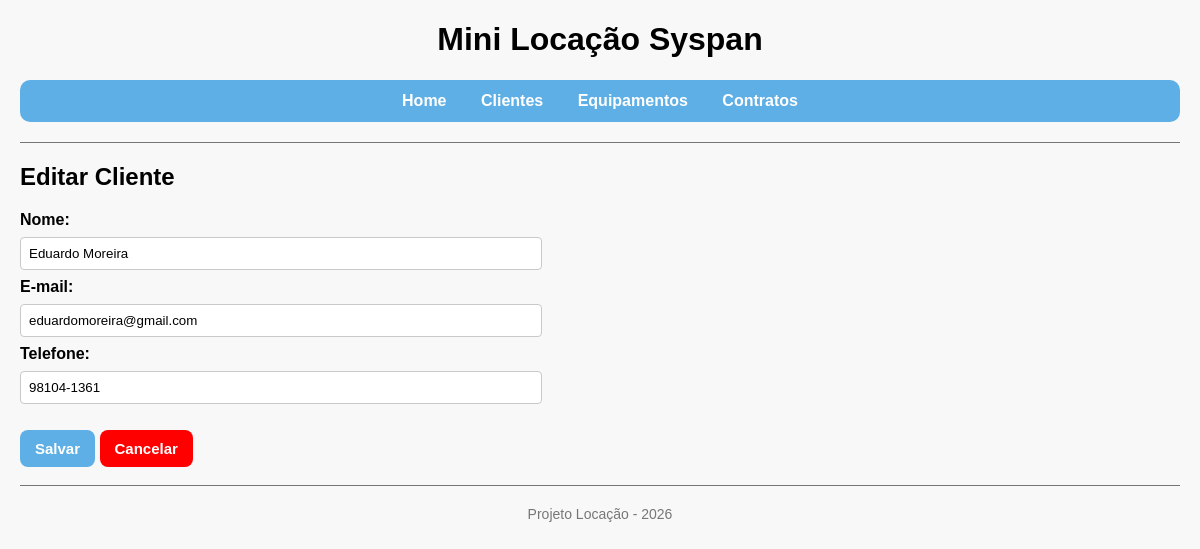
The page /projeto-locacao/clientes/editar.php?id=2 on the database as committed earlier.
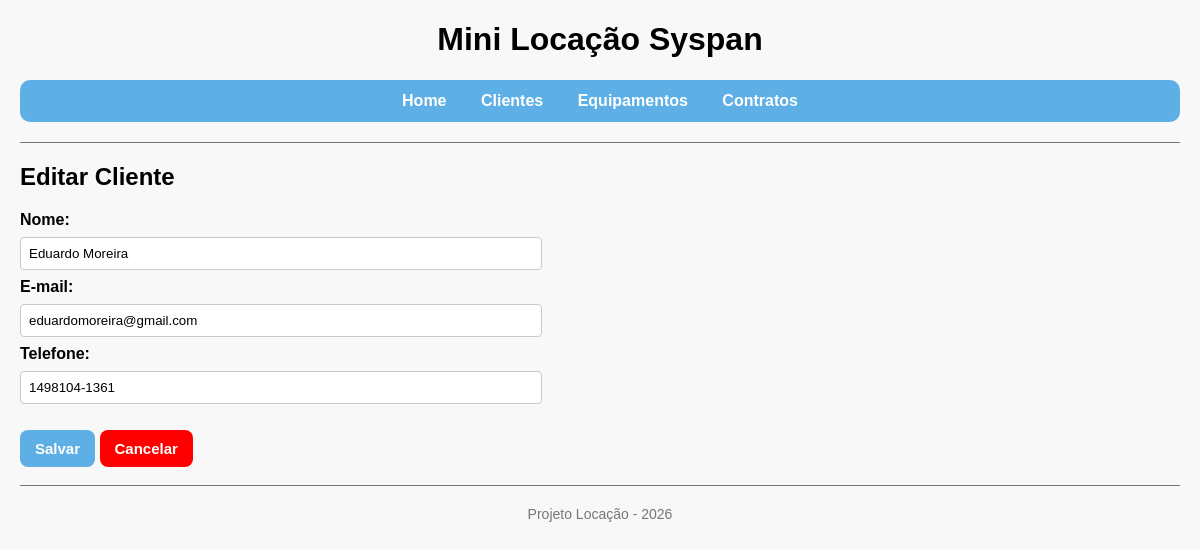
The same page on the database as committed later.
### tables this page shows
CREATE TABLE IF NOT EXISTS clientes (
 id INT AUTO_INCREMENT PRIMARY KEY,
 nome VARCHAR(120) NOT NULL,
 email VARCHAR(120) NOT NULL,
 telefone VARCHAR(20) NULL,
 created_at DATETIME NOT NULL DEFAULT CURRENT_TIMESTAMP
);

### projeto-locacao/helpers.php (called while the page is built, shortened)
<?php
    function e(string $value): string {
        return htmlspecialchars($value, ENT_QUOTES | ENT_SUBSTITUTE, 'UTF-8');
    }
?>

### projeto-locacao/clientes/editar.php (the view, shortened to what this page needs)
<?php
    require_once '../conexao.php';
    require_once '../helpers.php';
    $id = obterId();
    $sql = 'SELECT id, nome, email, telefone, created_at FROM clientes WHERE id = :id';
    $consulta = $pdo->prepare($sql);
    $consulta -> execute([':id' => $id]);
    $cliente = $consulta->fetch();
    $nome = $cliente['nome'];
    $email = $cliente['email'];
    $telefone = $cliente['telefone'];
    require_once '../layout/header.php';
?>
<h2>Editar Cliente</h2>
<form method="POST">
    <label>Nome:</label><br>
    <input type="text" name="nome" value="<?= e($nome ?? '') ?>" required><br>
    <label>E-mail:</label><br>
    <input type="email" name="email" value="<?= e($email ?? '') ?>" required><br>
    <label>Telefone:</label><br>
    <input type="text" name="telefone" value="<?= e($telefone ?? '') ?>" required><br><br>
    <button type="submit">Salvar</button>
    <a class="botao-cancelar" href="listar.php">Cancelar</a>
</form>
<?php require_once '../layout/footer.php'; ?>

Rows that differ between the two databases and show on the page:
changed clientes "Eduardo Moreira": telefone "98104-1361" → "1498104-1361"
